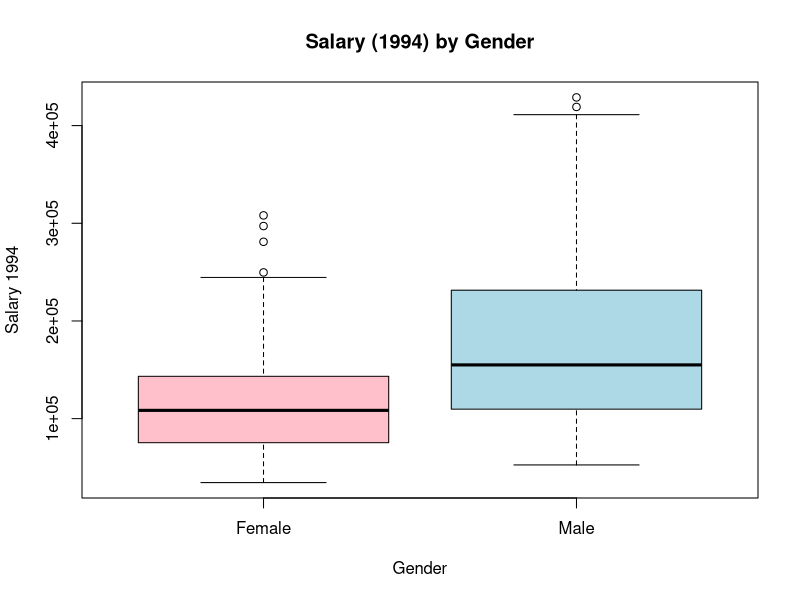
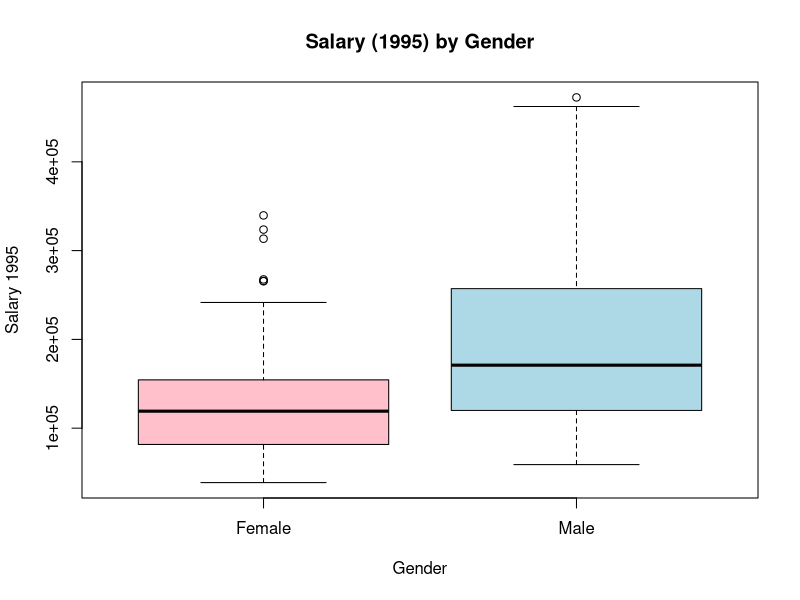

Write the R code that produced these figures, in order. (Note: this script raises an error after producing the figures.)
# Lawsuit - Linear Regression (Simplified + CSV Outputs)
# Scope: Base R only, within course slides (Unit 1–4).
# What this script does:
#   - Reads Lawsuit.csv
#   - Casts factors
#   - Prints basic summaries to console
#   - Saves summaries (dataset summary, gender counts, gender-by-dept) to CSV
#   - Builds three linear models (m0, m1, m3)
#   - Saves each model's coefficient table to CSV
#   - Saves model fit stats (R2, AdjR2) to CSV
#   - Draws simple boxplots and diagnostic plots (not saved as CSV)

library(car)

# Macbook Path
setwd("/Users/zhangjianyu/Desktop/学习课件/NTU/AN6003 Analytics Strategy/AN6003 Course Materials/AN6003_GradedTeamAssignment")
# Windows Path
#setwd("C:/Users/Zhang/OneDrive - Nanyang Technological University/桌面/NTU学习/AN6003 Course Materials/AN6003 Course Materials/Graded Team Assignment - Gender Discrimination Lawsuit/AN6003_GradedTeamAssignment")

# ---------------------------
# 0. Setup
# ---------------------------
if (!dir.exists("outputs")) dir.create("outputs")

# ---------------------------
# 1. Read data
# ---------------------------
df <- read.csv("Lawsuit.csv", stringsAsFactors = FALSE)

# ---------------------------
# 2. Clean and cast types
# ---------------------------
df$Dept <- factor(df$Dept,
                  levels = 1:6,
                  labels = c("Biochem/MolBio", "Physiology", "Genetics",
                             "Pediatrics", "Medicine", "Surgery"))
df$Gender <- factor(df$Gender, levels = c(0, 1), labels = c("Female", "Male"))
df$Clin   <- factor(df$Clin,   levels = c(0, 1), labels = c("Research", "Clinical"))
df$Cert   <- factor(df$Cert,   levels = c(0, 1), labels = c("NotCert", "Cert"))
df$Rank   <- factor(df$Rank,   levels = c(1, 2, 3), labels = c("Assistant", "Associate", "Full"))

# Log transforms (safe for zeros via log1p)
df$Log_Sal94  <- log(df$Sal94)           # Sal94 > 0, direct log is fine
df$Log_Sal95  <- log(df$Sal95)
df$Log_Exper  <- log1p(df$Exper)         # log(Exper + 1), avoids log(0)
df$Log_Prate  <- log1p(df$Prate)         # log(Prate + 1)

# ---------------------------
# 3. Basic exploration (console + CSV)
# ---------------------------
cat("\n=== Basic Summary of Dataset ===\n")
print(summary(df))

# Numeric variable summary to CSV (base R)
is_num <- sapply(df, is.numeric)
num_names <- names(df)[is_num]
num_summary <- t(sapply(num_names, function(v) {
  x <- df[[v]]
  q <- quantile(x, probs = c(0.25, 0.5, 0.75), na.rm = TRUE)
  c(
    n = sum(!is.na(x)),
    mean = mean(x, na.rm = TRUE),
    sd = sd(x, na.rm = TRUE),
    min = min(x, na.rm = TRUE),
    q1 = q[[1]],
    median = q[[2]],
    q3 = q[[3]],
    max = max(x, na.rm = TRUE),
    na = sum(is.na(x))
  )
}))
num_summary_df <- data.frame(variable = rownames(num_summary), num_summary, row.names = NULL)
write.csv(num_summary_df, file = "outputs/data_summary_numeric.csv", row.names = FALSE)

# Gender counts CSV
gender_counts <- as.data.frame(table(df$Gender))
colnames(gender_counts) <- c("Gender", "Count")
write.csv(gender_counts, file = "outputs/gender_counts.csv", row.names = FALSE)

# Gender by Dept counts CSV (long format)
dept_gender_tbl <- as.data.frame(table(Dept = df$Dept, Gender = df$Gender))
write.csv(dept_gender_tbl, file = "outputs/gender_by_dept_counts.csv", row.names = FALSE)

# ---------------------------
# 4. Simple boxplots (Base R; optional to save as images)
# ---------------------------
boxplot(Sal94 ~ Gender, data = df,
        main = "Salary (1994) by Gender", xlab = "Gender", ylab = "Salary 1994",
        col = c("pink", "lightblue"))
boxplot(Sal95 ~ Gender, data = df,
        main = "Salary (1995) by Gender", xlab = "Gender", ylab = "Salary 1995",
        col = c("pink", "lightblue"))

# ---------------------------
# 4.5 Train/Test split (80/20)
# ---------------------------
set.seed(42)                       
n <- nrow(df)
idx <- sample.int(n)
n_tr <- floor(0.8 * n)

train_idx <- idx[1:n_tr]
test_idx  <- idx[(n_tr + 1):n]

train <- df[train_idx, ]
test  <- df[test_idx, ]

# ---------------------------
# 5. Linear Regression Models (train on 80%)
# ---------------------------
# m0: baseline (levels, 1995)
m0_tr <- lm(Sal95 ~ Gender, data = train)

# m1: full levels model (1995) with all main controls
m1_tr <- lm(Sal95 ~ Gender + Dept + Rank + Exper + Prate + Cert + Clin, data = train)
vif(m1_tr)

# m2: log-levels model (1994) with Rank
m2_tr <- lm(Log_Sal94 ~ Gender + Clin + Cert + Log_Prate + Log_Exper + Dept + Rank, data = train)
vif(m2_tr)

# m3: log-levels model (1994) dropping Rank
m3_tr <- lm(Log_Sal94 ~ Gender + Clin + Cert + Log_Prate + Log_Exper + Dept, data = train)
vif(m3_tr)


# ---------------------------
# 6. Print train results + evaluate on test
# ---------------------------
cat("\n=== TRAIN (80%) summaries ===\n")
cat("\n=== m0_tr ===\n"); print(summary(m0_tr))
cat("\n=== m1_tr ===\n"); print(summary(m1_tr))
cat("\n=== m2_tr ===\n"); print(summary(m2_tr))
cat("\n=== m3_tr ===\n"); print(summary(m3_tr))

# ---- Out-of-sample (test) metrics ----
oos_metrics <- function(fit, y_true, y_pred) {
  rmse <- sqrt(mean((y_true - y_pred)^2))
  r2   <- 1 - sum((y_true - y_pred)^2) / sum((y_true - mean(y_true))^2)
  c(RMSE = rmse, R2 = r2)
}

yhat_m1_test <- predict(m1_tr, newdata = test)           
met_m1 <- oos_metrics(m1_tr, test$Sal95, yhat_m1_test)

smear2 <- mean(exp(residuals(m2_tr)), na.rm = TRUE)
smear3 <- mean(exp(residuals(m3_tr)), na.rm = TRUE)

yhat_m2_test_log <- predict(m2_tr, newdata = test)
yhat_m3_test_log <- predict(m3_tr, newdata = test)

yhat_m2_test_lvl <- smear2 * exp(yhat_m2_test_log)
yhat_m3_test_lvl <- smear3 * exp(yhat_m3_test_log)

met_m2_log <- oos_metrics(m2_tr, test$Log_Sal94, yhat_m2_test_log) 
met_m3_log <- oos_metrics(m3_tr, test$Log_Sal94, yhat_m3_test_log)

met_m2_lvl <- oos_metrics(m2_tr, test$Sal94,    yhat_m2_test_lvl)   
met_m3_lvl <- oos_metrics(m3_tr, test$Sal94,    yhat_m3_test_lvl)

test_metrics <- data.frame(
  model   = c("m1 (level) - $", "m2 (log) - log", "m2 (log) - $", "m3 (log) - log", "m3 (log) - $"),
  RMSE    = c(met_m1["RMSE"], met_m2_log["RMSE"], met_m2_lvl["RMSE"], met_m3_log["RMSE"], met_m3_lvl["RMSE"]),
  R2      = c(met_m1["R2"],   met_m2_log["R2"],   met_m2_lvl["R2"],   met_m3_log["R2"],   met_m3_lvl["R2"])
)
write.csv(test_metrics, "outputs/test_metrics_oos.csv", row.names = FALSE)
print(test_metrics)


# ---------------------------
# 7. Save model outputs to CSV (coefficients + fit stats)
# ---------------------------
# 1) helper: significance stars
pstars <- function(p) ifelse(p < .001, "***",
                             ifelse(p < .01,  "**",
                                    ifelse(p < .05,  "*", "")))

# 2) helper: make a tidy coef table (term, est, se, t, p, star, cell)
tidy_from_lm <- function(model) {
  sm <- summary(model)$coefficients
  dfc <- data.frame(term = rownames(sm),
                    est  = sm[, 1],
                    se   = sm[, 2],
                    t    = sm[, 3],
                    p    = sm[, 4],
                    row.names = NULL,
                    check.names = FALSE)
  dfc$star <- pstars(dfc$p)
  dfc$cell <- sprintf("%.2f%s", dfc$est, dfc$star)  # e.g., 0.18***
  dfc
}

# 3) helper: pretty names (match the slide headings)
pretty_term <- function(x) {
  x <- sub("^\\(Intercept\\)$",   "Constant",          x)
  x <- sub("^GenderMale$",        "Gender",            x)
  x <- sub("^ClinClinical$",      "Clin",              x)
  x <- sub("^CertCert$",          "Cert",              x)
  x <- sub("^Log_Prate$",         "log_Prate",         x)
  x <- sub("^Log_Exper$",         "log_Exper",         x)
  x <- sub("^DeptPhysiology$",    "Physiology",        x)
  x <- sub("^DeptGenetics$",      "Genetics",          x)
  x <- sub("^DeptPediatrics$",    "Pediatrics",        x)
  x <- sub("^DeptMedicine$",      "Medicine",          x)
  x <- sub("^DeptSurgery$",       "Surgery",           x)
  x <- sub("^RankAssociate$",     "Associate",         x)
  x <- sub("^RankFull$",          "Full Professor",    x)
  x
}

# 4) build tidy tables for each model
t0 <- transform(tidy_from_lm(m0), model = "m0: Sal95 ~ Gender")
t1 <- transform(tidy_from_lm(m1), model = "m1: Sal95 ~ Gender + Dept + Rank + Exper + Prate + Cert + Clin")
t2 <- transform(tidy_from_lm(m2), model = "m2: Log_Sal94 ~ Gender + Clin + Cert + log_Prate + log_Exper + Dept + Rank")
t3 <- transform(tidy_from_lm(m3), model = "m3: Log_Sal94 ~ Gender + Clin + Cert + log_Prate + log_Exper + Dept (no Rank)")

# 5) pretty labels + keep only the 'cell' to pivot wide
t_all <- rbind(t0, t1, t2, t3)
t_all$term_pretty <- pretty_term(t_all$term)

# 6) choose column order (like the slide)
col_order <- c("Constant","Gender","Clin","Cert","log_Prate","log_Exper",
               "Physiology","Genetics","Pediatrics","Medicine","Surgery",
               "Associate","Full Professor")

# 7) pivot to WIDE (one row per model; columns = variables)
models_vec <- unique(t_all$model)
wide <- data.frame(Model = models_vec, check.names = FALSE)
for (cn in col_order) wide[[cn]] <- ""

fill_one <- function(df_model, target_row) {
  for (i in seq_len(nrow(df_model))) {
    nm  <- df_model$term_pretty[i]
    val <- df_model$cell[i]
    if (nm %in% col_order) wide[target_row, nm] <<- val
  }
}

for (i in seq_along(models_vec)) {
  dfm <- subset(t_all, model == models_vec[i])
  fill_one(dfm, i)
}

# 8) add fit stats as extra columns
wide$R2      <- c(summary(m0)$r.squared, summary(m1)$r.squared,
                  summary(m2)$r.squared, summary(m3)$r.squared)
wide$Adj_R2  <- c(summary(m0)$adj.r.squared, summary(m1)$adj.r.squared,
                  summary(m2)$adj.r.squared, summary(m3)$adj.r.squared)
wide$R2      <- round(wide$R2, 3)
wide$Adj_R2  <- round(wide$Adj_R2, 3)

# 9) save
outfile_wide <- "outputs/model_m0_m3_coefficients_wide.csv"
write.csv(wide, file = outfile_wide, row.names = FALSE)
cat("[Saved]", normalizePath(outfile_wide), "\n")

# =========================================================
# 7B. Slide visuals (Base R) — add right after model prints
# =========================================================

# ---- small palette ----
female_col <- "pink"; male_col <- "lightblue"
ink <- "#333333"; grid_col <- "#D9D9D9"; accent <- "#6FA8DC"

# ---------- (1) Gender effect: m0 (USD) vs m3 (%) ----------
png("outputs/plot_gender_effect_m0_vs_m3.png", width=1800, height=900, res=180)
layout(matrix(1:2, nrow=1))

## m0: raw $ diff (Male - Female) with 95% CI
par(mar=c(5,6,3,2), xaxs="i")
sm0 <- summary(m0); ci0 <- confint(m0)
b0  <- sm0$coefficients["GenderMale","Estimate"]
lo0 <- ci0["GenderMale",1]; hi0 <- ci0["GenderMale",2]
xlim0 <- range(c(lo0, hi0))*1.1
plot(NA, xlim=xlim0, ylim=c(0.5,1.5), yaxt="n",
     xlab="Difference in 1995 Salary (USD)", ylab="", main="m0: Raw gender gap ($)",
     col.axis=ink, col.lab=ink, col.main=ink)
abline(v=0, col=grid_col, lwd=2)
segments(lo0,1, hi0,1, col=accent, lwd=6, lend=1)
points(b0,1, pch=19, cex=2, col=accent)
axis(2, at=1, labels="Male - Female", las=1, col.axis=ink)

## m3: within-structure premium (%) with 95% CI
par(mar=c(5,6,3,2), xaxs="i")
sm3 <- summary(m3); ci3 <- confint(m3)
b3  <- sm3$coefficients["GenderMale","Estimate"]
lo3 <- ci3["GenderMale",1]; hi3 <- ci3["GenderMale",2]
pct <- (exp(b3)-1)*100; loP <- (exp(lo3)-1)*100; hiP <- (exp(hi3)-1)*100
xlim3 <- range(c(loP, hiP))*1.1
plot(NA, xlim=xlim3, ylim=c(0.5,1.5), yaxt="n",
     xlab="Estimated % difference in Salary (1994)", ylab="", main="m3: Within-structure premium (%)",
     col.axis=ink, col.lab=ink, col.main=ink)
abline(v=0, col=grid_col, lwd=2)
segments(loP,1, hiP,1, col=accent, lwd=6, lend=1)
points(pct,1, pch=19, cex=2, col=accent)
axis(2, at=1, labels="Male vs Female", las=1, col.axis=ink)
dev.off()

# ---------- helper: simplified forest ----------
simple_forest <- function(model, title, terms_keep, to_percent=FALSE) {
  sm <- summary(model); cf <- sm$coefficients; ci <- confint(model)
  keep <- terms_keep[terms_keep %in% rownames(cf)]
  est <- cf[keep,"Estimate"]; lo <- ci[keep,1]; hi <- ci[keep,2]
  xlab <- "Coefficient"
  if (to_percent) {
    ind <- grepl("^Gender|^Clin|^Cert|^Dept", keep)  # indicator terms
    est[ind] <- (exp(est[ind])-1)*100
    lo[ind]  <- (exp(lo[ind]) -1)*100
    hi[ind]  <- (exp(hi[ind]) -1)*100
    xlab <- "Effect size (%, for indicator terms); raw units otherwise"
  }
  par(mar=c(5,16,3,2), xaxs="i")
  plot(est, seq_along(est), xlim=range(c(lo,hi))*1.1, pch=19, yaxt="n",
       ylab="", xlab=xlab, main=title, col=ink)
  segments(lo, seq_along(est), hi, seq_along(est), col=accent, lwd=5, lend=1)
  points(est, seq_along(est), pch=19, cex=1.4, col=accent)
  # nicer labels
  lab <- gsub("^GenderMale$","Gender",
              gsub("^ClinClinical$","Clin",
                   gsub("^CertCert$","Cert",
                        gsub("^RankAssociate$","Associate",
                             gsub("^RankFull$","Full Professor",
                                  gsub("^DeptPhysiology$","Physiology",
                                       gsub("^DeptGenetics$","Genetics",
                                            gsub("^DeptPediatrics$","Pediatrics",
                                                 gsub("^DeptMedicine$","Medicine",
                                                      gsub("^DeptSurgery$","Surgery", keep))))))))))
  axis(2, at=seq_along(est), labels=lab, las=1)
  abline(v=0, col=grid_col, lwd=2)
}

# ---------- (2) simplified forests ----------
png("outputs/plot_forest_simple_m1.png", width=1600, height=1200, res=180)
simple_terms_m1 <- c("GenderMale","RankAssociate","RankFull",
                     "DeptPhysiology","DeptGenetics","DeptPediatrics","DeptMedicine","DeptSurgery",
                     "Exper")
simple_forest(m1, "Simplified Forest — m1 (levels, key drivers)", simple_terms_m1, to_percent=FALSE)
dev.off()

png("outputs/plot_forest_simple_m3.png", width=1600, height=1200, res=180)
simple_terms_m3 <- c("GenderMale","ClinClinical","CertCert",
                     "DeptPhysiology","DeptGenetics","DeptPediatrics","DeptMedicine","DeptSurgery",
                     "Log_Exper")
simple_forest(m3, "Simplified Forest — m3 (log; indicators in %)", simple_terms_m3, to_percent=TRUE)
dev.off()

# ---------- (3) Predicted Salary bar chart (same covariates; change only Gender) ----------
pred_base <- df
new_f <- pred_base; new_f$Gender <- factor("Female", levels=levels(df$Gender))
new_m <- pred_base; new_m$Gender <- factor("Male",   levels=levels(df$Gender))
yhat_f <- mean(predict(m1, newdata=new_f))
yhat_m <- mean(predict(m1, newdata=new_m))

png("outputs/plot_predicted_salary_gender_m1.png", width=1200, height=900, res=180)
par(mar=c(5,5,3,2))
vals <- c(yhat_f, yhat_m)
bp <- barplot(vals, names.arg=c("Female","Male"), col=c(female_col, male_col),
              ylim=c(0, max(vals)*1.15), ylab="Predicted Salary 1995 (USD)",
              main="Predicted Salary by Gender (m1, same covariates)")
text(bp, vals, labels=format(round(vals,0), big.mark=","), pos=3, cex=1)
dev.off()

# ---------- (4) Observed vs Predicted (m2 & m3) ----------
png("outputs/plot_obs_vs_pred_m2.png", width=1600, height=1000, res=180)
par(mar=c(5,5,3,2))
yhat2 <- predict(m2); y2 <- df$Log_Sal94
plot(yhat2, y2, pch=19, col=ink, xlab="Predicted Log Salary 1994 (m2)", ylab="Observed Log Salary 1994",
     main=sprintf("Observed vs Predicted — m2  (Adj R² = %.3f)", summary(m2)$adj.r.squared))
abline(0,1, col=accent, lwd=3); grid(col=grid_col)
dev.off()

png("outputs/plot_obs_vs_pred_m3.png", width=1600, height=1000, res=180)
par(mar=c(5,5,3,2))
yhat3 <- predict(m3); y3 <- df$Log_Sal94
plot(yhat3, y3, pch=19, col=ink, xlab="Predicted Log Salary 1994 (m3)", ylab="Observed Log Salary 1994",
     main=sprintf("Observed vs Predicted — m3  (Adj R² = %.3f)", summary(m3)$adj.r.squared))
abline(0,1, col=accent, lwd=3); grid(col=grid_col)
dev.off()

# ---------- Predicted Salary bar charts for m2 & m3 (Log_Sal94 models) ----------
if (!exists("female_col")) female_col <- "#E8A6A6"
if (!exists("male_col"))   male_col   <- "#9EB9D8"
if (!exists("ink"))        ink        <- "#333333"

base_dat <- df
new_f <- base_dat; new_f$Gender <- factor("Female", levels=levels(df$Gender))
new_m <- base_dat; new_m$Gender <- factor("Male",   levels=levels(df$Gender))

# ---- m2: Log_Sal94 ~ Gender + Clin + Cert + Log_Prate + Log_Exper + Dept + Rank ----
smear2 <- mean(exp(residuals(m2)), na.rm=TRUE)  # Duan smearing factor
pred_f2 <- mean(smear2 * exp(predict(m2, newdata=new_f)))
pred_m2 <- mean(smear2 * exp(predict(m2, newdata=new_m)))

png("outputs/plot_predicted_salary_gender_m2.png", width=1200, height=900, res=180)
par(mar=c(5,5,3,2))
vals2 <- c(pred_f2, pred_m2)
bp2 <- barplot(vals2, names.arg=c("Female","Male"),
               col=c(female_col, male_col),
               ylim=c(0, max(vals2)*1.15),
               ylab="Predicted Salary 1994 (USD)",
               main="Predicted Salary by Gender — m2 (back-transformed)")
text(bp2, vals2, labels=format(round(vals2,0), big.mark=","), pos=3, cex=1)
dev.off()

# ---- m3: Log_Sal94 ~ Gender + Clin + Cert + Log_Prate + Log_Exper + Dept ----
smear3 <- mean(exp(residuals(m3)), na.rm=TRUE)
pred_f3 <- mean(smear3 * exp(predict(m3, newdata=new_f)))
pred_m3 <- mean(smear3 * exp(predict(m3, newdata=new_m)))

png("outputs/plot_predicted_salary_gender_m3.png", width=1200, height=900, res=180)
par(mar=c(5,5,3,2))
vals3 <- c(pred_f3, pred_m3)
bp3 <- barplot(vals3, names.arg=c("Female","Male"),
               col=c(female_col, male_col),
               ylim=c(0, max(vals3)*1.15),
               ylab="Predicted Salary 1994 (USD)",
               main="Predicted Salary by Gender — m3 (back-transformed)")
text(bp3, vals3, labels=format(round(vals3,0), big.mark=","), pos=3, cex=1)
dev.off()

## =========================
## Clean horizontal barplots
## =========================s
bar_cols <- function(labs) ifelse(labs == "Gender", "#1f77b4", "gray78")

# 1) log-model
make_barplot_horiz <- function(fit, model_label, file) {
  sm  <- summary(fit)
  cf  <- sm$coefficients
  cf  <- cf[rownames(cf) != "(Intercept)", , drop = FALSE]
  lab <- pretty_term(rownames(cf))
  b   <- cf[, 1]; p <- cf[, 4]
  
  # % ≈ 100*(exp(β)-1)
  eff <- 100 * (exp(b) - 1)
  ord <- order(eff, decreasing = TRUE)  
  eff <- eff[ord]; lab <- lab[ord]; p <- p[ord]
  
  fmt <- function(e, p) sprintf("%+.1f%%%s", e, pstars(p))
  cols <- bar_cols(lab)
  
  png(file, width = 1600, height = 1000, res = 180)
  par(mar = c(6, 18, 8, 4))        
  xlim <- range(c(-5, eff))*1.15   
  
  plot.new(); plot.window(xlim = xlim, ylim = c(0.5, length(eff)+0.5))
  abline(v = 0, col = "gray60", lwd = 2)                 
  abline(v = pretty(xlim), col = "gray90", lwd = 1)      
  
  y <- barplot(eff, horiz = TRUE, names.arg = rep("", length(eff)),
               xlim = xlim, col = cols, border = "#8f8f8f", add = TRUE)
  
  axis(2, at = y, labels = lab, las = 2, tick = FALSE, cex.axis = 1)
  
  offs <- diff(par("usr")[1:2]) * 0.015
  text(ifelse(eff >= 0, eff + offs, eff - offs),
       y,
       labels = fmt(eff, p),
       adj = ifelse(eff >= 0, 0, 1),    # 右对齐/左对齐
       xpd = NA, cex = 1.0, col = ifelse(lab=="Gender","#1f77b4","black"))
  
  mtext("Multiple Linear Regression", side = 3, line = 5.8,
        cex = 1.25, font = 2, col = "#2B50F3")
  mtext(model_label, side = 3, line = 4.0, cex = 1.05, font = 2, col = "#2B50F3")
  
  fs  <- sm$fstatistic
  mpv <- pf(fs[1], fs[2], fs[3], lower.tail = FALSE)
  mtext(sprintf("R² = %.1f%%   Adj R² = %.1f%%   F = %.1f (p = %.1e)",
                sm$r.squared*100, sm$adj.r.squared*100, fs[1], mpv),
        side = 3, line = 2.6, cex = 0.95)
  mtext("Note: effects are semi-elasticities, % ≈ 100·(exp(β)−1).",
        side = 1, line = 4.5, cex = 0.9)
  box()
  dev.off()
}

make_usd_barplot_horiz <- function(fit, model_label, baseline, file) {
  sm  <- summary(fit)
  cf  <- sm$coefficients
  cf  <- cf[rownames(cf) != "(Intercept)", , drop = FALSE]
  lab <- pretty_term(rownames(cf))
  b   <- cf[, 1]; p <- cf[, 4]
  
  # Δ$ ≈ baseline * (exp(β)-1)
  usd <- baseline * (exp(b) - 1)
  ord <- order(usd, decreasing = TRUE)
  usd <- usd[ord]; lab <- lab[ord]; p <- p[ord]
  
  fmt <- function(u, p) sprintf("%s%s",
                                ifelse(u>=0, "+$", "-$"),
                                format(round(abs(u),0), big.mark=",")) |>
    paste0(pstars(p))
  cols <- bar_cols(lab)
  
  png(file, width = 1600, height = 1000, res = 180)
  par(mar = c(6, 18, 8, 6))
  xlim <- range(c(-baseline*0.15, usd))*1.15
  plot.new(); plot.window(xlim = xlim, ylim = c(0.5, length(usd)+0.5))
  abline(v = 0, col = "gray60", lwd = 2)
  abline(v = pretty(xlim), col = "gray90", lwd = 1)
  
  y <- barplot(usd, horiz = TRUE, names.arg = rep("", length(usd)),
               xlim = xlim, col = cols, border = "#8f8f8f", add = TRUE)
  
  axis(2, at = y, labels = lab, las = 2, tick = FALSE, cex.axis = 1)
  offs <- diff(par("usr")[1:2]) * 0.015
  text(ifelse(usd >= 0, usd + offs, usd - offs),
       y,
       labels = sapply(seq_along(usd), \(i) fmt(usd[i], p[i])),
       adj = ifelse(usd >= 0, 0, 1), xpd = NA, cex = 1.0,
       col = ifelse(lab=="Gender","#1f77b4","black"))
  
  mtext("Multiple Linear Regression", side = 3, line = 5.8,
        cex = 1.25, font = 2, col = "#2B50F3")
  mtext(model_label, side = 3, line = 4.0, cex = 1.05, font = 2, col = "#2B50F3")
  
  fs  <- sm$fstatistic
  mpv <- pf(fs[1], fs[2], fs[3], lower.tail = FALSE)
  mtext(sprintf("R² = %.1f%%   Adj R² = %.1f%%   F = %.1f (p = %.1e)",
                sm$r.squared*100, sm$adj.r.squared*100, fs[1], mpv),
        side = 3, line = 2.6, cex = 0.95)
  
  mtext(sprintf("Note: USD effects shown at baseline $%s; effects scale with salary level.",
                format(round(baseline,0), big.mark=",")),
        side = 1, line = 4.5, cex = 0.9)
  mtext(sprintf("x-axis: Estimated impact on salary (USD) @ baseline $%s",
                format(round(baseline,0), big.mark=",")),
        side = 1, line = 2.8, cex = 0.9)
  box()
  dev.off()
}

dir.create("outputs", showWarnings = FALSE)

make_barplot_horiz(m2, "Model m2 (Log_Sal94, with Rank)",
                   file = "outputs/m2_pct_barplot.png")
make_barplot_horiz(m3, "Model m3 (Log_Sal94, no Rank)",
                   file = "outputs/m3_pct_barplot.png")

baseline <- mean(df$Sal94, na.rm = TRUE)  # median(df$Sal94)
make_usd_barplot_horiz(m2, "Model m2 (Log_Sal94, with Rank)",
                       baseline, file = "outputs/m2_usd_barplot.png")
make_usd_barplot_horiz(m3, "Model m3 (Log_Sal94, no Rank)",
                       baseline, file = "outputs/m3_usd_barplot.png")

# ---------------------------
# 7. Save train-model outputs to CSV (coefficients + fit stats)
# ---------------------------
save_model_coefs <- function(model, name) {
  sm <- summary(model)$coefficients
  out <- data.frame(term = rownames(sm),
                    est = sm[,1], se = sm[,2], t = sm[,3], p = sm[,4], row.names = NULL)
  write.csv(out, file = paste0("outputs/train_", name, "_coefficients.csv"), row.names = FALSE)
}

save_model_coefs(m0_tr, "m0")
save_model_coefs(m1_tr, "m1")
save_model_coefs(m2_tr, "m2")
save_model_coefs(m3_tr, "m3")

t0 <- transform(tidy_from_lm(m0_tr), model = "m0_tr: Sal95 ~ Gender")
t1 <- transform(tidy_from_lm(m1_tr), model = "m1_tr: Sal95 ~ Gender + Dept + Rank + Exper + Prate + Cert + Clin")
t2 <- transform(tidy_from_lm(m2_tr), model = "m2_tr: Log_Sal94 ~ Gender + Clin + Cert + log_Prate + log_Exper + Dept + Rank")
t3 <- transform(tidy_from_lm(m3_tr), model = "m3_tr: Log_Sal94 ~ Gender + Clin + Cert + log_Prate + log_Exper + Dept")

t_all <- rbind(t0, t1, t2, t3); t_all$term_pretty <- pretty_term(t_all$term)
col_order <- c("Constant","Gender","Clin","Cert","log_Prate","log_Exper",
               "Physiology","Genetics","Pediatrics","Medicine","Surgery","Associate","Full Professor")
models_vec <- unique(t_all$model)
wide <- data.frame(Model = models_vec, check.names = FALSE); for (cn in col_order) wide[[cn]] <- ""
fill_one <- function(df_model, target_row) {
  for (i in seq_len(nrow(df_model))) {
    nm <- df_model$term_pretty[i]; val <- df_model$cell[i]
    if (nm %in% col_order) wide[target_row, nm] <<- val
  }
}
for (i in seq_along(models_vec)) fill_one(subset(t_all, model == models_vec[i]), i)

wide$R2     <- round(c(summary(m0_tr)$r.squared, summary(m1_tr)$r.squared, summary(m2_tr)$r.squared, summary(m3_tr)$r.squared), 3)
wide$Adj_R2 <- round(c(summary(m0_tr)$adj.r.squared, summary(m1_tr)$adj.r.squared, summary(m2_tr)$adj.r.squared, summary(m3_tr)$adj.r.squared), 3)

write.csv(wide, "outputs/train_models_coefficients_wide.csv", row.names = FALSE)

png("outputs/plot_obs_vs_pred_m2_TEST.png", width=1600, height=1000, res=180)
par(mar=c(5,5,3,2))
yhat2_test <- predict(m2_tr, newdata=test); y2_test <- test$Log_Sal94
oos_r2_m2 <- 1 - sum((y2_test - yhat2_test)^2) / sum((y2_test - mean(y2_test))^2)
plot(yhat2_test, y2_test, pch=19, col="#333333",
     xlab="Predicted Log Salary 1994 (m2, TEST)", ylab="Observed Log Salary 1994 (TEST)",
     main=sprintf("Observed vs Predicted — m2 (Out-of-sample R² = %.3f)", oos_r2_m2))
abline(0,1, col="#6FA8DC", lwd=3); grid(col="#D9D9D9"); dev.off()

png("outputs/plot_obs_vs_pred_m3_TEST.png", width=1600, height=1000, res=180)
par(mar=c(5,5,3,2))
yhat3_test <- predict(m3_tr, newdata=test); y3_test <- test$Log_Sal94
oos_r2_m3 <- 1 - sum((y3_test - yhat3_test)^2) / sum((y3_test - mean(y3_test))^2)
plot(yhat3_test, y3_test, pch=19, col="#333333",
     xlab="Predicted Log Salary 1994 (m3, TEST)", ylab="Observed Log Salary 1994 (TEST)",
     main=sprintf("Observed vs Predicted — m3 (Out-of-sample R² = %.3f)", oos_r2_m3))
abline(0,1, col="#6FA8DC", lwd=3); grid(col="#D9D9D9"); dev.off()

smear2 <- mean(exp(residuals(m2_tr)), na.rm=TRUE)
smear3 <- mean(exp(residuals(m3_tr)), na.rm=TRUE)

new_f <- df;   new_f$Gender <- factor("Female", levels=levels(df$Gender))
new_m <- df;   new_m$Gender <- factor("Male",   levels=levels(df$Gender))

pred_f2 <- mean(smear2 * exp(predict(m2_tr, newdata=new_f)))
pred_m2 <- mean(smear2 * exp(predict(m2_tr, newdata=new_m)))
pred_f3 <- mean(smear3 * exp(predict(m3_tr, newdata=new_f)))
pred_m3 <- mean(smear3 * exp(predict(m3_tr, newdata=new_m)))

# ---------------------------
# 8. Diagnostic plots (Base R)
# ---------------------------
par(mfrow = c(2, 2)); plot(m0, col = "gray40",   pch = 19); par(mfrow = c(1, 1))
par(mfrow = c(2, 2)); plot(m1, col = "lightblue", pch = 19); par(mfrow = c(1, 1))
par(mfrow = c(2, 2)); plot(m2, col = "orange",    pch = 19); par(mfrow = c(1, 1))
par(mfrow = c(2, 2)); plot(m3, col = "tomato",    pch = 19); par(mfrow = c(1, 1))

cat("\nAnalysis complete. CSV files saved in 'outputs/' folder.\n")
